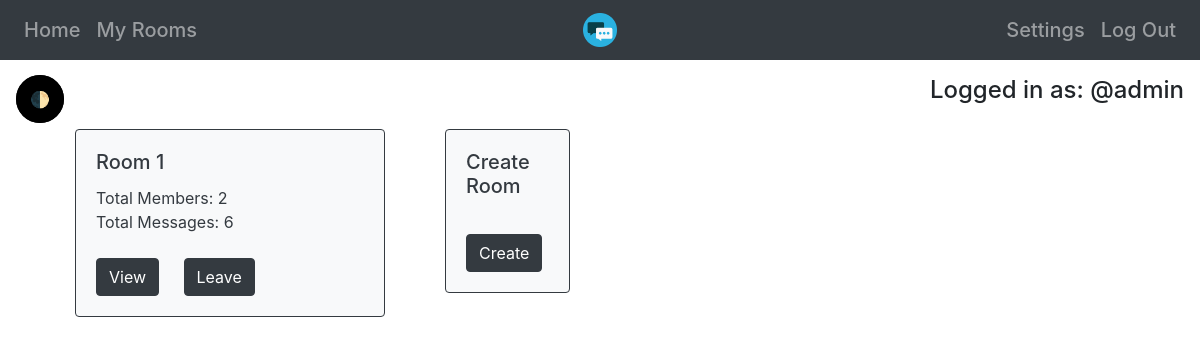
The app's page /myrooms (signed in) with its own data.
### app/models.py (models this page shows)
class Users(UserMixin,db.Model):
  __tablename__='Users'
  id=db.Column(db.Integer,primary_key=True)
  username=db.Column(db.String(20),unique=True)
  email=db.Column(db.String(50),unique=True)
  password=db.Column(db.String)
  rooms=db.relationship("Rooms",secondary='UserRooms',back_populates="users")

class UserRooms(db.Model):
  __tablename__='UserRooms'
  id=db.Column(db.Integer,primary_key=True)
  user=db.Column(db.ForeignKey('Users.id'))
  room=db.Column(db.ForeignKey('Rooms.id'))
  message=db.relationship('Messages')

### app/myrooms.py (the view)
@myrooms.route('/myrooms',methods=['GET'])
@login_required
def show():
  rooms=Rooms.query.order_by(Rooms.id).all()
  no_rooms=0
  members=[]
  messages=[]
  joined=[]
  room_ids=[]
  for i in range(0,len(rooms)):
    if UserRooms.query.filter_by(user=current_user.id,room=rooms[i].id).count()>0:
      room_ids.append(Rooms.query.filter_by(id=rooms[i].id).one().id)
      userrooms=UserRooms.query.filter_by(room=rooms[i].id).all()
      members.append(len(userrooms))
      count=0
      for j in range(0,len(userrooms)):
        count += Messages.query.filter_by(userroom_id=userrooms[j].id).count()
      messages.append(count)
      joined.append(1)
      no_rooms += 1
  return render_template('roomcard.html',rooms=rooms,no_rooms=no_rooms,room_ids=room_ids,members=members,messages=messages,joined=joined)

### app/__init__.py (called while the page is built)
@login_manager.user_loader
def load_user(id):
  return Users.query.get(int(id))

### app/templates/roomcard.html
{% extends "home.html" %}
{% block content %}
<div class="row card-deck deckpad">
  {% for i in range(1,no_rooms+1) %}
  <div class="col-xs-4 col-md-4 col-lg-4">
    <div class="card text-dark border-dark outline-dark bg-light mb-3 cardstyle">
      <div class="card-body">
        <h5 class="card-title">Room {{ room_ids[i-1] }}</h5>
        <div class="card-text">
          <div>Total Members: {{ members[i-1] }}</div>
          <div>Total Messages: {{ messages[i-1] }}</div>
          <br>
          <div>
            {% if joined[i-1] == 1 %}
            <a href="/room/{{ room_ids[i-1] }}" class="btn btn-dark btn-darkmode card-link">View</a>
            <a href="/room/leave/{{ room_ids[i-1] }}" class="btn btn-dark btn-darkmode card-link">Leave</a>
            {% else %}
            <a href="/room/join/{{ room_ids[i-1] }}" class="btn btn-dark btn-darkmode card-link">Join</a>
            {% endif %}
          </div>
        </div>
      </div>
    </div>
  </div>
  {% endfor %}
  <div class="col-xs-6 col-md-4 col-lg-2">
    <div class="card text-dark border-dark outline-dark bg-light mb-3 cardstyle">
      <div class="card-body">
        <h5 class="card-title">Create Room</h5>
        <div class="card-text">
          <br>
          <div>
            <a href="/room/create" class="btn btn-dark btn-darkmode card-link">Create</a>
          </div>
        </div>
      </div>
    </div>
  </div>
</div>
{% endblock %}

### app/templates/home.html (shortened to what this page needs)
{% extends "base.html" %}
{% block body %}
<body>
  <nav class="navbar navbar-expand-md navbar-dark bg-dark">
    <div class="navbar-collapse collapse w-100 order-1 order-md-0 dual-collapse2">
      <ul class="navbar-nav mr-auto">
        <li class="nav-item mb-0 h5"><a class="nav-link" href="/home">Home</a></li>
        <li class="nav-item mb-0 h5"><a class="nav-link" href="/myrooms">My Rooms</a></li>
      </ul>
    </div>
    <div class="mx-auto order-0">
      <a class="navbar-brand mx-auto" href="/home"><img src="/static/favicon.ico" alt="TickTalk" width="34" height="34"></a>
    </div>
    <div class="navbar-collapse collapse w-100 order-3 dual-collapse2">
      <ul class="navbar-nav ml-auto">
        <li class="nav-item mb-0 h5"><a class="nav-link" href="/settings">Settings</a></li>
        <li class="nav-item mb-0 h5"><a class="nav-link" href="/logout">Log Out</a></li>
      </ul>
    </div>
  </nav>
<h4 class="text-right loggedinuser">Logged in as: @{{ current_user.username }}</h4>
{% endblock %}

### app/static/css/style.css (style rules this page uses)
html, body { max-width: 100%; overflow-x: hidden; }
.loggedinuser { padding: 16px; }
.deckpad { padding-left: 5%; padding-right:5%; }

### records on screen
Users: username "admin"
UserRooms: room "1", user "2", id "6"
